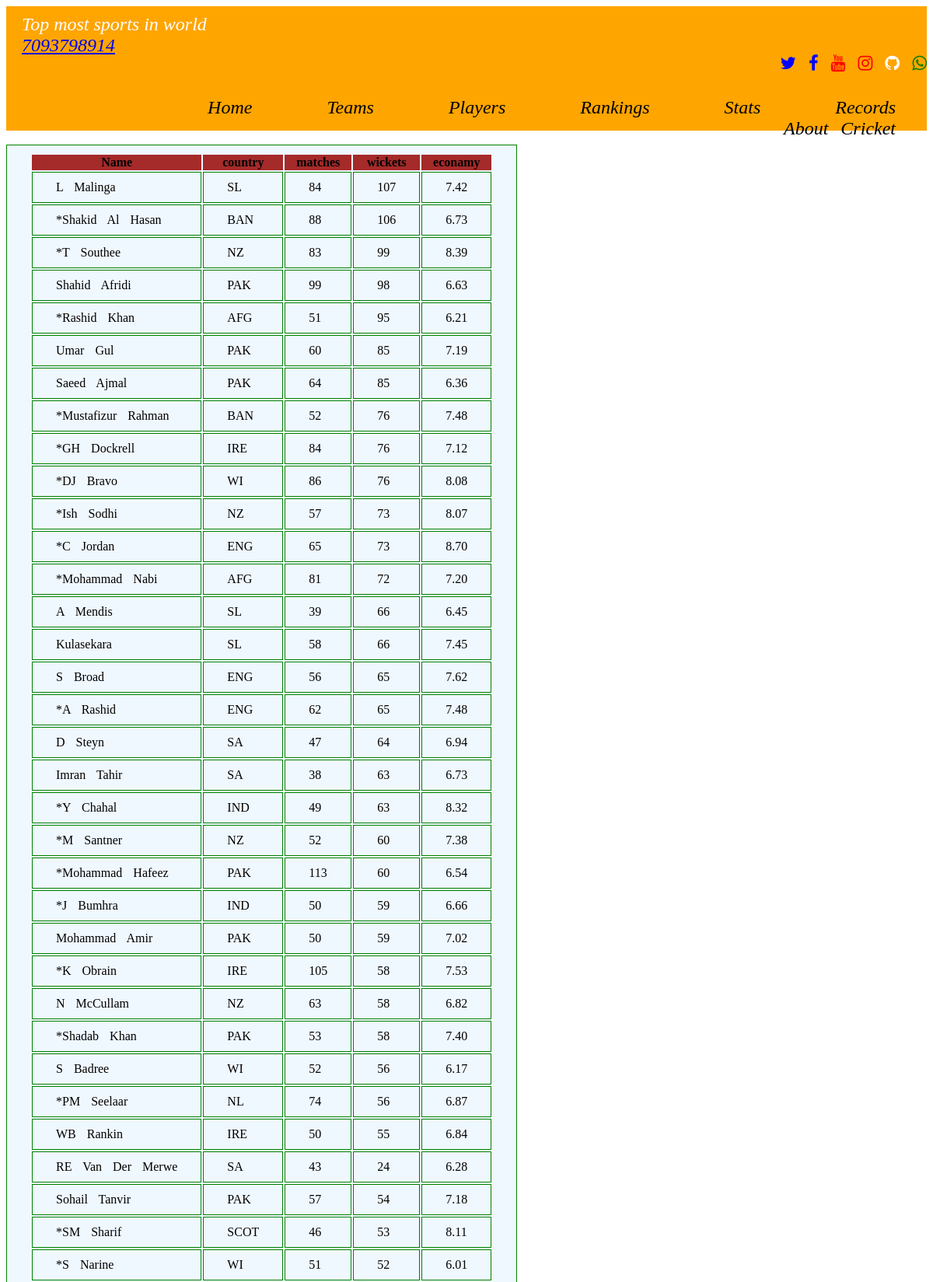
/web/twintybowling (upper part), run on the app's committed database.
### web/models.py (models this page shows)
class Format(models.Model):
    name=models.CharField(max_length=250,unique=True)
    country=models.CharField(max_length=100)
    matches=models.IntegerField()
    wickets=models.IntegerField()
    econamy=models.DecimalField(max_digits=3,decimal_places=2)

### web/views.py (the view)
# urls.py: path('twintybowling',views.stumps,name='twintybowling'),
def stumps(request):
    ra=Format.objects.all
    return render(request,'web/twintybowling.html',{'access_records':ra})

### template/web/twintybowling.html (shortened to what this page needs)
<!DOCTYPE html>
{% extends "web/all.html" %}
{% load static %}
{% block body_block %}
<body >
    <div class="body">
         <table>
         <div class="dhana">
                <tr>
                  <th colspan="0">Name</th>
                  <th colspan="0">country</th>
                  <th colspan="1">matches</th>
                  <th colspan="1">wickets</th>
                  <th colspan="1">econamy</th>
                </tr>
                {% for acc in access_records %}
                <tr>
                  <td>{{ acc.name }}</td>
                  <td>{{ acc.country }}</td>
                  <td>{{ acc.matches }}</td>
                  <td>{{ acc.wickets }}</td>
                  <td>{{ acc.econamy }}</td>
                </tr>
                {% endfor %}
    </div></table>
        {% endblock %}

### static/images/css/style.css (style rules this page uses)
table,td { border: 1px solid green; background-color: aliceblue; word-spacing: 10px; padding: 10px 30px 10px 30px; color: black; }
th { background-color: brown; }

### data on the page
Format: name "L Malinga", country "SL", matches "84", wickets "107", econamy "7.42"
Format: name "*Shakid Al Hasan", country "BAN", matches "88", wickets "106", econamy "6.73"
Format: name "*T Southee", country "NZ", matches "83", wickets "99", econamy "8.39"
Format: name "Shahid Afridi", country "PAK", matches "99", wickets "98", econamy "6.63"
Format: name "*Rashid Khan", country "AFG", matches "51", wickets "95", econamy "6.21"
Format: name "Umar Gul", country "PAK", matches "60", wickets "85", econamy "7.19"
Format: name "Saeed Ajmal", country "PAK", matches "64", wickets "85", econamy "6.36"
Format: name "*Mustafizur Rahman", country "BAN", matches "52", wickets "76", econamy "7.48"
Format: name "*GH Dockrell", country "IRE", matches "84", wickets "76", econamy "7.12"
Format: name "*DJ Bravo", country "WI", matches "86", wickets "76", econamy "8.08"
Format: name "*Ish Sodhi", country "NZ", matches "57", wickets "73", econamy "8.07"
Format: name "*C Jordan", country "ENG", matches "65", wickets "73", econamy "8.70"
Format: name "*Mohammad Nabi", country "AFG", matches "81", wickets "72", econamy "7.20"
Format: name "A Mendis", country "SL", matches "39", wickets "66", econamy "6.45"
Format: name "Kulasekara", country "SL", matches "58", wickets "66", econamy "7.45"
Format: name "S Broad", country "ENG", matches "56", wickets "65", econamy "7.62"
Format: name "*A Rashid", country "ENG", matches "62", wickets "65", econamy "7.48"
Format: name "D Steyn", country "SA", matches "47", wickets "64", econamy "6.94"
Format: name "Imran Tahir", country "SA", matches "38", wickets "63", econamy "6.73"
Format: name "*Y Chahal", country "IND", matches "49", wickets "63", econamy "8.32"
Format: name "*M Santner", country "NZ", matches "52", wickets "60", econamy "7.38"
Format: name "*Mohammad Hafeez", country "PAK", matches "113", wickets "60", econamy "6.54"
Format: name "*J Bumhra", country "IND", matches "50", wickets "59", econamy "6.66"
Format: name "Mohammad Amir", country "PAK", matches "50", wickets "59", econamy "7.02"
Format: name "*K Obrain", country "IRE", matches "105", wickets "58", econamy "7.53"
Format: name "N McCullam", country "NZ", matches "63", wickets "58", econamy "6.82"
Format: name "*Shadab Khan", country "PAK", matches "53", wickets "58", econamy "7.40"
Format: name "S Badree", country "WI", matches "52", wickets "56", econamy "6.17"
Format: name "*PM Seelaar", country "NL", matches "74", wickets "56", econamy "6.87"
Format: name "WB Rankin", country "IRE", matches "50", wickets "55", econamy "6.84"
Format: name "RE Van Der Merwe", country "SA", matches "43", wickets "24", econamy "6.28"
Format: name "Sohail Tanvir", country "PAK", matches "57", wickets "54", econamy "7.18"
Format: name "*SM Sharif", country "SCOT", matches "46", wickets "53", econamy "8.11"
Format: name "*S Narine", country "WI", matches "51", wickets "52", econamy "6.01"
